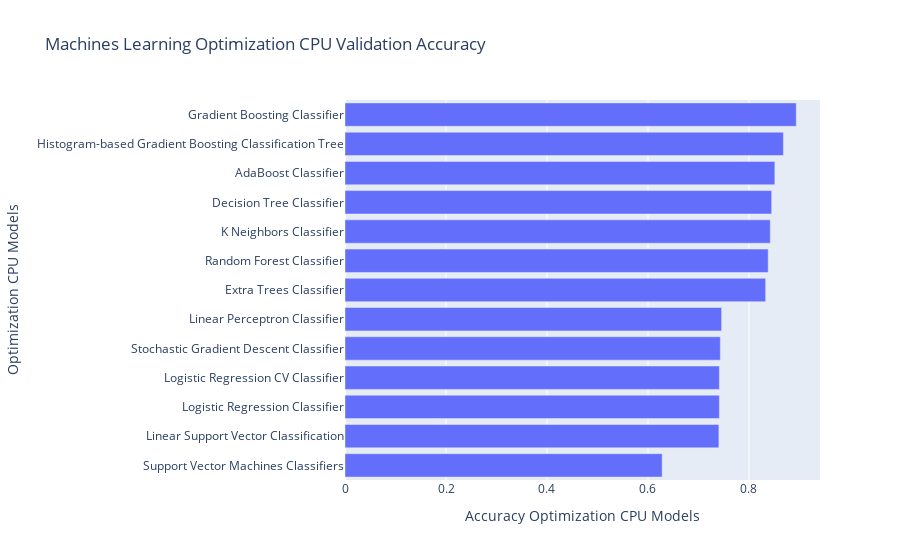

The notebook cell this image was saved under:
### Code cell
fig = px.bar(cpu_ml_op_m_1_valid_compare.sort_values(by="Accuracy Optimization CPU Models", ascending= True ), x = "Accuracy Optimization CPU Models", y = "Optimization CPU Models", title = "Machines Learning Optimization CPU Validation Accuracy")
fig.show()

### Figure 1 — Plotly figure (JSON) as saved in the notebook; plotly's stock layout.template omitted (floating-point values rounded to 4 significant figures)
{"data": [{"alignmentgroup": "True", "hovertemplate": "Accuracy Optimization CPU Models=%{x}<br>Optimization CPU Models=%{y}<extra></extra>", "legendgroup": "", "marker": {"color": "#636efa", "pattern": {"shape": ""}}, "name": "", "offsetgroup": "", "orientation": "h", "showlegend": false, "textposition": "auto", "type": "bar", "x": [0.6281, 0.7404, 0.7414, 0.7414, 0.7433, 0.7458, 0.833, 0.838, 0.8421, 0.8449, 0.8512, 0.8682, 0.8936], "xaxis": "x", "y": ["Support Vector Machines Classifiers", "Linear Support Vector Classification", "Logistic Regression Classifier", "Logistic Regression CV Classifier", "Stochastic Gradient Descent Classifier", "Linear Perceptron Classifier", "Extra Trees Classifier", "Random Forest Classifier", "K Neighbors Classifier", "Decision Tree Classifier", "AdaBoost Classifier", "Histogram-based Gradient Boosting Classification Tree", "Gradient Boosting Classifier"], "yaxis": "y"}], "layout": {"barmode": "relative", "legend": {"tracegroupgap": 0}, "title": {"text": "Machines Learning Optimization CPU Validation Accuracy"}, "xaxis": {"anchor": "y", "domain": [0, 1], "title": {"text": "Accuracy Optimization CPU Models"}}, "yaxis": {"anchor": "x", "domain": [0, 1], "title": {"text": "Optimization CPU Models"}}}}
